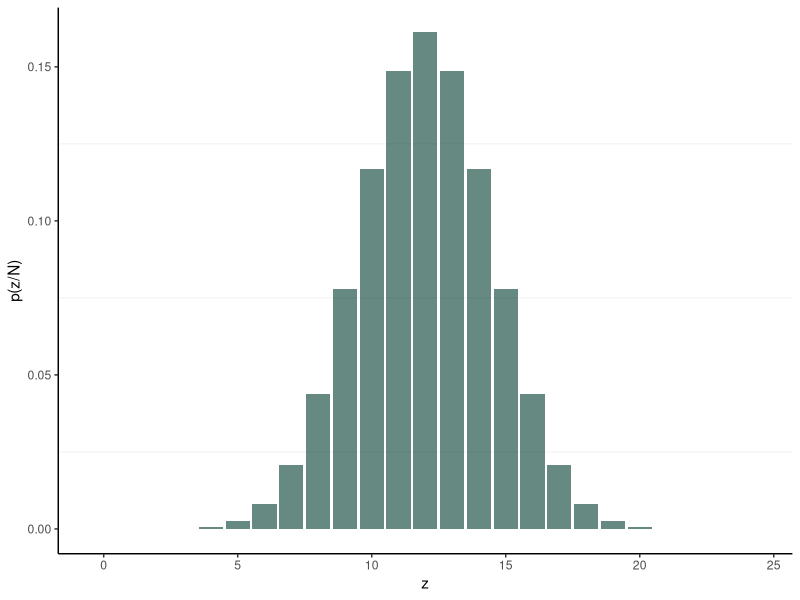
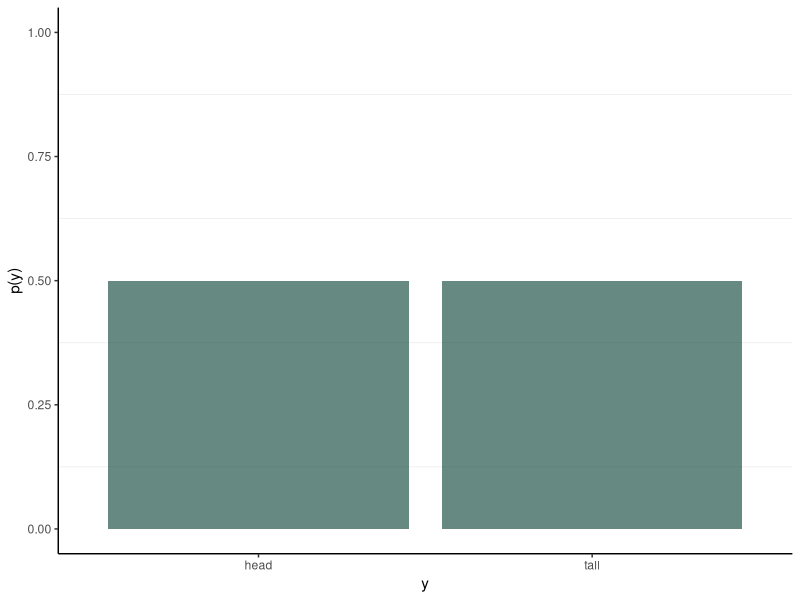
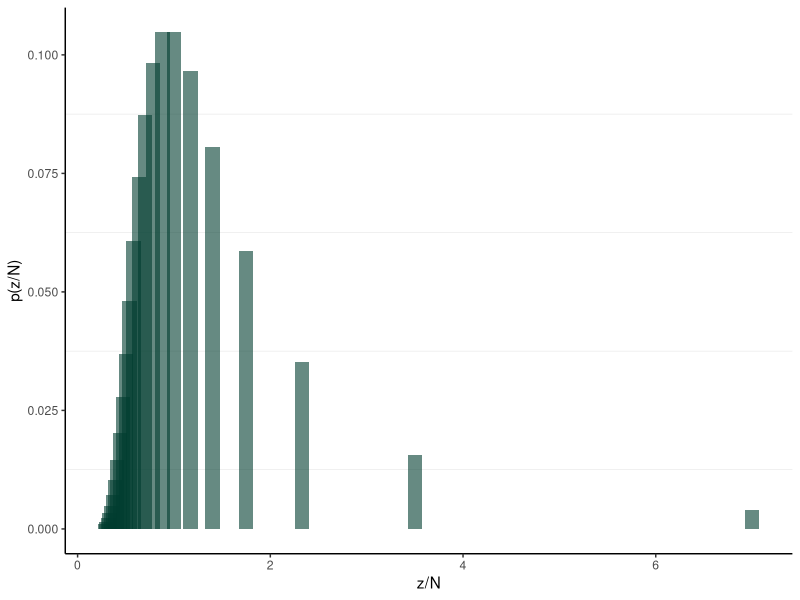
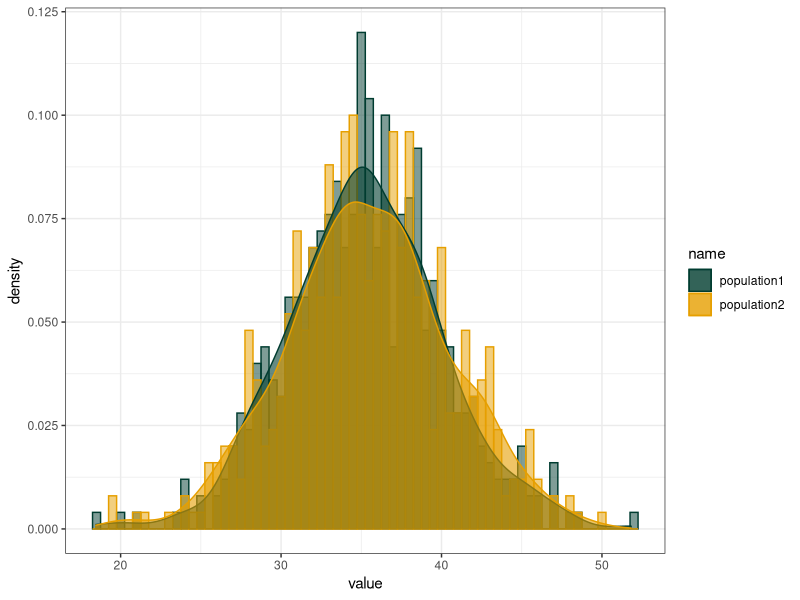
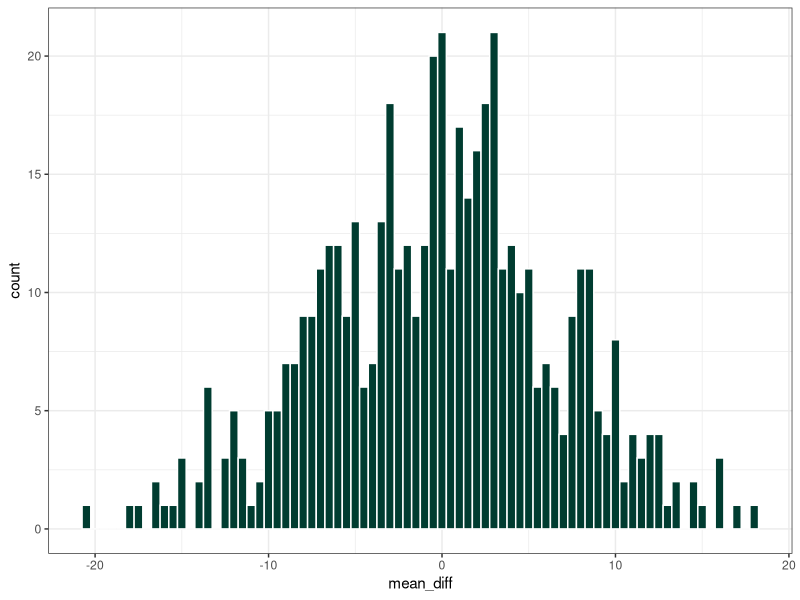

Here is the R script that generated these plots, in order: (Note: a time limit stopped this script after it produced the figures.)
#SOMI Jan 2025
#Yutian Thompson
#Null hypothesis significance test


library(ggplot2)
library(stats)
library(dplyr)


factorial(24)/(factorial(7)*factorial(17))*0.5^7*0.5^17
fun_prob <- function(N, z){round(factorial(N)/(factorial(z)*factorial(N-z))*0.5^z*0.5^(N-z), 6)}
hypo_popu <- data.frame(
    `p(y)` = c(0.5, 0.5),
     y = c("tall", "head")
  ) %>%
  dplyr::rename(`p(y)`=p.y.)


#----1. given the fixed N-------------------------
z<- c(seq(0, 24))
res1_fix <- matrix(NA, nrow=0, ncol=2) %>%
  as.data.frame() %>%
  dplyr::rename(
    `p(z/N)` = V1,
    z=V2)

res2_fix <- matrix(NA, nrow=0, ncol=2) %>%
  as.data.frame() %>%
  dplyr::rename(
    `p` = V1,
    z=V2)

#calculate the density of sampling distribution
for (z in 0:24){

  sampling_distribution0 <- fun_prob(N=24, z) %>%
    as.data.frame() %>%
    dplyr::rename(`p(z/N)` = ".") %>%
    dplyr::mutate(
      z = z
    ) %>%
    rbind(res1_fix)

  res1_fix <- sampling_distribution0
}

#calculate the distribution function
for (z in 0:24){

  sampling_distribution0 <- round(pbinom(z, size=24, prob = 0.5), 6 )%>%
    as.data.frame() %>%
    dplyr::rename(`p` = ".") %>%
    dplyr::mutate(
      z = z
    ) %>%
    rbind(res2_fix)

  res2_fix <- sampling_distribution0
}

res1_fix %>%
ggplot(aes(x = z, y = `p(z/N)`))+
  geom_bar(stat="identity", position = "dodge", alpha = 0.6, fill = "#003c30") +
  theme_bw()+
  theme(panel.grid.major = element_blank(), panel.grid.minor.x = element_blank(), panel.border=element_blank(),
        axis.line = element_line(), legend.position = "none")



#print(res1_fix)
print(res2_fix)
hypo_popu %>%
  ggplot(aes(x = y, y = `p(y)`))+
  geom_bar(stat="identity", position = "dodge", alpha = 0.6, fill = "#003c30") +
  scale_y_continuous(limits = c(0, 1))+
  theme_bw()+
  theme(panel.grid.major = element_blank(), panel.grid.minor.x = element_blank(), panel.border=element_blank(),
        axis.line = element_line(), legend.position = "none")


# ---- 2. given the fixed z-----------------------------

N<-c(seq(0, 24))
res3_fix <- matrix(NA, nrow=0, ncol=2) %>%
  as.data.frame() %>%
  dplyr::rename(
    `p(z/N)` = V1,
    z=V2)

res4_fix <- matrix(NA, nrow=0, ncol=2) %>%
  as.data.frame() %>%
  dplyr::rename(
    `p` = V1,
    z=V2)

#calculate the density of sampling distribution
for (N in 0:24){
  sampling_distribution0 <- round(dnbinom(7, size=N, prob = 0.5), 6 )%>%
    #fun_prob2(N, z=7) %>%
    as.data.frame() %>%
    dplyr::rename(`p(z/N)` = ".") %>%
    dplyr::mutate(
      N = N
    ) %>%
    rbind(res3_fix)
  
  res3_fix <- sampling_distribution0
}

res3_fix_use <- res3_fix %>% 
  dplyr::mutate(
    `z/N` = round(7/N, 2)
  ) %>% 
  dplyr::filter(N != 0)

#calculate the distribution function
for (N in 0:24){
  sampling_distribution0 <- round(pnbinom(7, size=N, prob = 0.5), 6 )%>%
    as.data.frame() %>%
    dplyr::rename(`p` = ".") %>%
    dplyr::mutate(
      N = N
    ) %>%
    rbind(res4_fix)
  
  res4_fix <- sampling_distribution0
}

res4_fix_use <- res4_fix %>% 
  dplyr::mutate(
    `z/N` = round(7/N, 2)
  ) %>% 
  dplyr::filter(N != 0)


res3_fix_use %>%
  ggplot(aes(x = `z/N`, y = `p(z/N)`))+
  geom_bar(stat="identity", position = "dodge", alpha = 0.6, fill = "#003c30", width = 0.15) +
  theme_bw()+
  theme(panel.grid.major = element_blank(), panel.grid.minor.x = element_blank(), panel.border=element_blank(),
        axis.line = element_line(), legend.position = "none")



print(res3_fix_use)
print(res4_fix_use)


# ---- normal-distribution -----------------------------------------------------
#sampling distribution of mean difference
nor_popu1 <- rnorm(n=500, mean=35, sd=5)
nor_popu2 <- rnorm(n=500, mean=35.1, sd=5) 

res5_norm_diff <- data.frame(nor_popu1, nor_popu2) %>% 
  dplyr::mutate(
    mean_diff = nor_popu1-nor_popu2
  )

res5_norm_diff2 <- res5_norm_diff %>% 
  dplyr::select(population1 = nor_popu1, population2=nor_popu2) %>% 
  tidyr::pivot_longer(cols = c("population1", "population2"))

res5_norm_diff2 %>%
  ggplot(aes(x=value, colour=name, fill=name))+
  geom_histogram(aes(y=..density..), position="identity", alpha=0.5,  binwidth=0.5)+
  geom_density(alpha=0.6)+
  scale_color_manual(values=c("#003c30", "#E69F00", "#56B4E9"))+
  scale_fill_manual(values=c("#003c30", "#E69F00", "#56B4E9"))+
  theme(panel.grid.major = element_blank(), panel.grid.minor.x = element_blank(), panel.border=element_blank(),
        axis.line = element_line(), legend.position = "none")+
  theme_bw()


res5_norm_diff %>% 
  ggplot(aes(x=mean_diff))+
  geom_histogram( stat = "bin",
                  position = "stack", colour="white", fill="#003c30", binwidth=0.5)+
  theme(panel.grid.major = element_blank(), panel.grid.minor.x = element_blank(), panel.border=element_blank(),
        axis.line = element_line(), legend.position = "none")+
  theme_bw()


sample_size <-100000

sample_norm_diff <- as.data.frame(replicate(sample_size, sample(res5_norm_diff$mean_diff, size=100))) 

# aa<- as.matrix(sample_norm_diff)
# kernel_est <- stats::density(aa)
# plot(kernel_est)



sample_norm_diff1 <- sample_norm_diff %>% 
  dplyr::mutate_all(as.numeric) %>% 
  dplyr::summarise(
    across(V1:paste0("V", sample_size), ~ mean(.x, na.rm = TRUE)),
  ) %>% 
  t() %>% 
  as.data.frame() %>% 
  dplyr::select(`mean of difference` = V1)

sample_norm_diff2 <- sample_norm_diff %>% 
  dplyr::mutate_all(as.numeric) %>% 
  dplyr::summarise(
    across(V1:paste0("V", sample_size), ~sd(.x, na.rm = TRUE))
  ) %>% 
  t() %>% 
  as.data.frame()%>% 
  dplyr::select(`sd of difference` = V1)

sample_norm_diff_use <- cbind(sample_norm_diff1, sample_norm_diff2) %>% 
  dplyr::mutate(
    density = rnorm(sample_size, mean = `mean of difference`, sd=`sd of difference`),
  ) 

# sample_norm_diff_use %>% 
#   ggplot(aes(density))+
#   geom_density(alpha = 0.6) 
#   geom_bar(stat="identity", position = "dodge", alpha = 0.6, fill = "#003c30", width = 0.15) +
#   theme_bw()+
#   theme(panel.grid.major = element_blank(), panel.grid.minor.x = element_blank(), panel.border=element_blank(),
#         axis.line = element_line(), legend.position = "none")



  
sample_norm_diff_use %>%
ggplot(aes(x=`mean of difference`))+
  geom_histogram( stat = "bin",
                  position = "stack", colour="white", fill="#003c30", binwidth=0.1)+
  
  #geom_histogram(aes(y=..density..), colour="white", fill="#003c30", binwidth=0.1)+
  #geom_density(alpha=.2, fill="#FF6666") +
  theme(panel.grid.major = element_blank(), panel.grid.minor.x = element_blank(), panel.border=element_blank(),
        axis.line = element_line(), legend.position = "none")+
  theme_bw()
